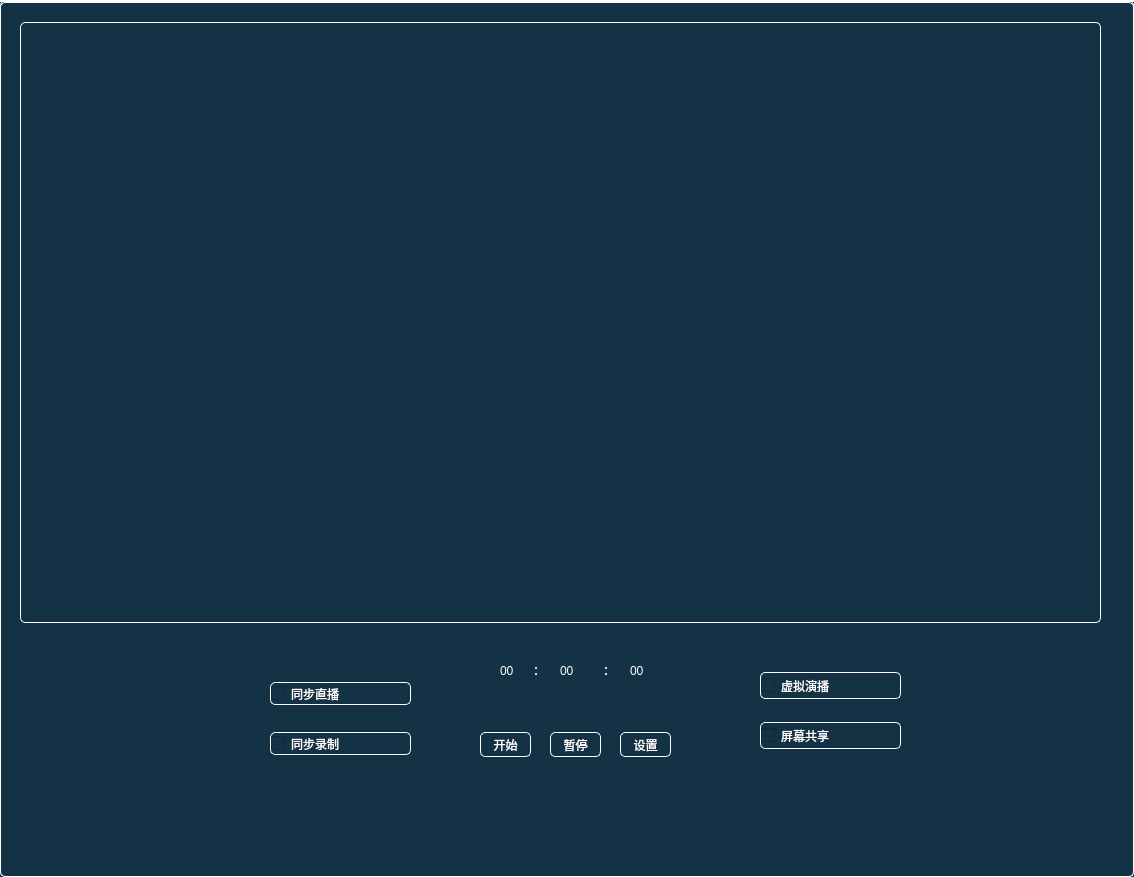
<?xml version="1.0" encoding="UTF-8"?>
<ui version="4.0">
 <class>RecordMainWindow</class>
 <widget class="QMainWindow" name="RecordMainWindow">
  <property name="geometry">
   <rect>
    <x>0</x>
    <y>0</y>
    <width>1134</width>
    <height>877</height>
   </rect>
  </property>
  <property name="windowTitle">
   <string>高清录直播系统</string>
  </property>
  <property name="styleSheet">
   <string notr="true">QWidget, QLabel{
                        color:white;
                        border: 1px solid white;
                        padding:0;
                        border-radius:5px;
							background-color:rgb(20,50,70);
                      /**  background-color:rgba(250,170,0,150);**/
  }

/*TabWidget*/
QTabWidget{
/*给tabwidget设置etAttribute(Qt::WA_StyledBackground)*/
border: 1px solid white;
background-color:rgb(20,50,70);
}
QTabWidget::tab-bar{
alignment:left;
left:1px;
}
QTabWidget::pane { 
/*background-color:rgb(20,50,70);*/
border:1px solid white;
} 
QTabBar{
/*只有有按钮的地方才是tabbar，空白处是tabwidget的*/
background-color:white;
}
QTabBar::tab{/*页签*/
min-height:28px;
padding:0 10px;
border:0;
margin:1px 1px 0 0;
background-color:rgb(20,50,70);
}
QTabBar::tab:first{
margin-left:1px;
}
QTabBar::tab:hover{
color:cyan;
}
QTabBar::tab:selected{
background-color: rgb(20, 100, 150);
}
QTabBar::tab:selected:hover{
}

QTabBar::tear{
}
QTabBar::scroller{
}
QMenu {
     background-color: rgb(20,50,70); /* sets background of the menu 设置整个菜单区域的背景色，我用的是白色：white*/
     border: 1px solid white;/*整个菜单区域的边框粗细、样式、颜色*/
 }
  
 QMenu::item {
     /* sets background of menu item. set this to something non-transparent
         if you want menu color and menu item color to be different */
     background-color: transparent;
     padding:8px 32px;/*设置菜单项文字上下和左右的内边距，效果就是菜单中的条目左右上下有了间隔*/
     margin:0px 8px;/*设置菜单项的外边距*/
     border-bottom:1px solid #DBDBDB;/*为菜单项之间添加横线间隔*/
 }
  
 QMenu::item:selected { /* when user selects item using mouse or keyboard */
     background-color: #2dabf9;/*这一句是设置菜单项鼠标经过选中的样式*/
 }</string>
  </property>
  <widget class="QWidget" name="centralwidget">
   <widget class="QPushButton" name="m_b_rec">
    <property name="geometry">
     <rect>
      <x>480</x>
      <y>730</y>
      <width>51</width>
      <height>25</height>
     </rect>
    </property>
    <property name="text">
     <string>开始</string>
    </property>
   </widget>
   <widget class="QPushButton" name="m_b_pause">
    <property name="geometry">
     <rect>
      <x>550</x>
      <y>730</y>
      <width>51</width>
      <height>25</height>
     </rect>
    </property>
    <property name="text">
     <string>暂停</string>
    </property>
   </widget>
   <widget class="QCheckBox" name="m_zb">
    <property name="geometry">
     <rect>
      <x>270</x>
      <y>680</y>
      <width>141</width>
      <height>23</height>
     </rect>
    </property>
    <property name="text">
     <string>同步直播</string>
    </property>
   </widget>
   <widget class="QCheckBox" name="m_res">
    <property name="geometry">
     <rect>
      <x>270</x>
      <y>730</y>
      <width>141</width>
      <height>23</height>
     </rect>
    </property>
    <property name="text">
     <string>同步录制</string>
    </property>
   </widget>
   <widget class="QPushButton" name="pushButton">
    <property name="geometry">
     <rect>
      <x>620</x>
      <y>730</y>
      <width>51</width>
      <height>25</height>
     </rect>
    </property>
    <property name="text">
     <string>设置</string>
    </property>
   </widget>
   <widget class="QLabel" name="m_hh">
    <property name="geometry">
     <rect>
      <x>500</x>
      <y>660</y>
      <width>21</width>
      <height>17</height>
     </rect>
    </property>
    <property name="layoutDirection">
     <enum>Qt::LeftToRight</enum>
    </property>
    <property name="styleSheet">
     <string notr="true">border:0px;</string>
    </property>
    <property name="text">
     <string>00</string>
    </property>
   </widget>
   <widget class="QLabel" name="label_5">
    <property name="geometry">
     <rect>
      <x>530</x>
      <y>660</y>
      <width>21</width>
      <height>17</height>
     </rect>
    </property>
    <property name="styleSheet">
     <string notr="true">border:0px;</string>
    </property>
    <property name="text">
     <string>：</string>
    </property>
   </widget>
   <widget class="QLabel" name="m_min">
    <property name="geometry">
     <rect>
      <x>560</x>
      <y>660</y>
      <width>21</width>
      <height>17</height>
     </rect>
    </property>
    <property name="styleSheet">
     <string notr="true">border:0px;</string>
    </property>
    <property name="text">
     <string>00</string>
    </property>
   </widget>
   <widget class="QLabel" name="label_7">
    <property name="geometry">
     <rect>
      <x>600</x>
      <y>660</y>
      <width>21</width>
      <height>17</height>
     </rect>
    </property>
    <property name="styleSheet">
     <string notr="true">border:0px;</string>
    </property>
    <property name="text">
     <string>：</string>
    </property>
   </widget>
   <widget class="QLabel" name="m_sec">
    <property name="geometry">
     <rect>
      <x>630</x>
      <y>660</y>
      <width>21</width>
      <height>17</height>
     </rect>
    </property>
    <property name="styleSheet">
     <string notr="true">border:0px;</string>
    </property>
    <property name="text">
     <string>00</string>
    </property>
   </widget>
   <widget class="QFrame" name="vdMain">
    <property name="geometry">
     <rect>
      <x>20</x>
      <y>20</y>
      <width>1081</width>
      <height>601</height>
     </rect>
    </property>
    <property name="frameShape">
     <enum>QFrame::StyledPanel</enum>
    </property>
    <property name="frameShadow">
     <enum>QFrame::Raised</enum>
    </property>
   </widget>
   <widget class="QCheckBox" name="m_c_vr">
    <property name="geometry">
     <rect>
      <x>760</x>
      <y>670</y>
      <width>141</width>
      <height>27</height>
     </rect>
    </property>
    <property name="text">
     <string>虚拟演播</string>
    </property>
   </widget>
   <widget class="QCheckBox" name="m_c_screen">
    <property name="geometry">
     <rect>
      <x>760</x>
      <y>720</y>
      <width>141</width>
      <height>27</height>
     </rect>
    </property>
    <property name="text">
     <string>屏幕共享</string>
    </property>
   </widget>
  </widget>
  <widget class="QMenuBar" name="menubar">
   <property name="geometry">
    <rect>
     <x>0</x>
     <y>0</y>
     <width>1134</width>
     <height>50</height>
    </rect>
   </property>
  </widget>
 </widget>
 <resources/>
 <connections/>
</ui>
